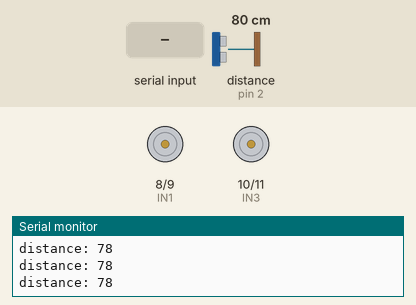
Recording of a sketch running on a simulated Arduino Uno, built with avr-gcc and run on an emulated ATmega328P. Parts: motor-driver pin pairs drawn as motors (green arrow = first pin HIGH = forward, orange = second pin HIGH = backward, longer = more drive, scaled by the enable pin), the last lines printed to the serial monitor. Wiring (inferred from the names in the program): ultrasonic range finder: trigger pin 3; echo pin 2. Inputs (shaded band) come from the test bench; at power-on: distance to the obstacle (sensor on pin 2) 80 cm. The echo pulse lasts 58.3 µs per cm.

Above: at 1.2 s.
1.3 s: "F" received over the second serial link
At 2.4 s:
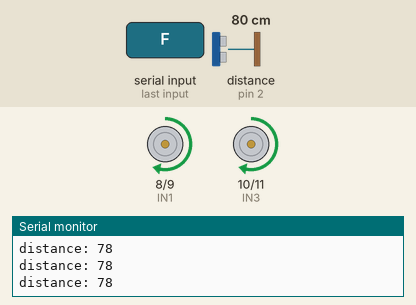
2.8 s: "B" received over the second serial link
At 3.7 s:
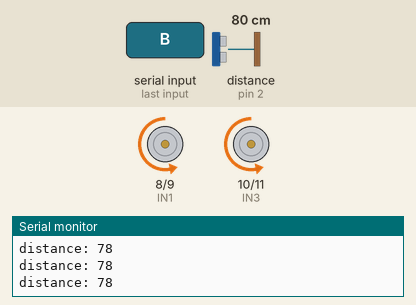
4.3 s: "L" received over the second serial link
At 5.0 s:
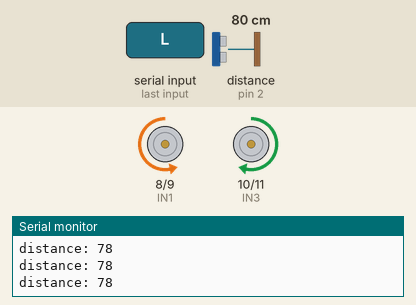
5.8 s: "R" received over the second serial link
At 6.3 s:
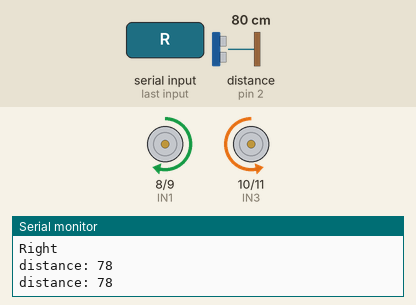
Timing chart, 0 to 8.3 s (numbered marks = the images above; inputs shaded):
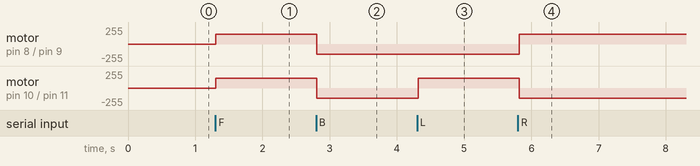

Measured:
- after the input at 1.3 s, motor on pin 8 (IN1) / pin 9 (IN2), motor on pin 10 (IN3) / pin 11 (IN4): stopped → forward 150/255 at once
- after the input at 2.8 s, motor on pin 8 (IN1) / pin 9 (IN2), motor on pin 10 (IN3) / pin 11 (IN4): forward 150/255 → backward 150/255 at once
- after the input at 4.3 s, motor on pin 10 (IN3) / pin 11 (IN4): backward 150/255 → forward 150/255 at once
- after the input at 5.8 s, motor on pin 8 (IN1) / pin 9 (IN2): backward 150/255 → forward 150/255 at once; motor on pin 10 (IN3) / pin 11 (IN4): forward 150/255 → backward 150/255 at once

The sketch:

Edge-assisted_Arduino.ino
```cpp
#include <SoftwareSerial.h>
// Motor pins
#define IN1 8
#define IN2 9
#define IN3 10
#define IN4 11
#define ENA 5
#define ENB 6
// Ultrasonic pins
#define TRIG 3
#define ECHO 2
// SoftwareSerial to ESP32
SoftwareSerial espSerial(4, 7); // RX, TX
long duration;
int distance;
void setup() {
  Serial.begin(9600);
  espSerial.begin(9600);
  // Motor pins
  pinMode(IN1, OUTPUT); pinMode(IN2, OUTPUT);
  pinMode(IN3, OUTPUT); pinMode(IN4, OUTPUT);
  pinMode(ENA, OUTPUT); pinMode(ENB, OUTPUT);
  // Ultrasonic pins
  pinMode(TRIG, OUTPUT);
  pinMode(ECHO, INPUT);
  // Stop motors at start
  stopMotors();
}
void loop() {
  // 1. Read distance
  distance = readUltrasonic();
  // Send distance to ESP32
  espSerial.print("DIST:");
  espSerial.println(distance);
  // 2. Read command from ESP32
  if (espSerial.available()) {
    char cmd = espSerial.read();
    handleCommand(cmd);
  }
  delay(200);
}
// --- Functions ---
int readUltrasonic() {
  digitalWrite(TRIG, LOW);
  delayMicroseconds(2);
  digitalWrite(TRIG, HIGH);
  delayMicroseconds(10);
  digitalWrite(TRIG, LOW);

  duration = pulseIn(ECHO, HIGH);
  int cm = duration * 0.034 / 2;
  Serial.print("distance: ");
  Serial.println(cm);
  return cm;
}
void handleCommand(char cmd) {
  switch (cmd) {
    case 'F': forward(); break;
    case 'B': backward(); break;
    case 'L': turnLeft(); break;
    case 'R': turnRight(); break;
    case 'S': stopMotors(); break;
  }
}
// Motor movements
void forward() {
  Serial.println("Forward");
  analogWrite(ENA, 150); analogWrite(ENB, 150);
  digitalWrite(IN1, HIGH); digitalWrite(IN2, LOW);
  digitalWrite(IN3, HIGH); digitalWrite(IN4, LOW);
}
void backward() {
  Serial.println("Backward");
  analogWrite(ENA, 150); analogWrite(ENB, 150);
  digitalWrite(IN1, LOW); digitalWrite(IN2, HIGH);
  digitalWrite(IN3, LOW); digitalWrite(IN4, HIGH);
}
void turnLeft() {
  Serial.println("Left");
  analogWrite(ENA, 150); analogWrite(ENB, 150);
  digitalWrite(IN1, LOW); digitalWrite(IN2, HIGH);
  digitalWrite(IN3, HIGH); digitalWrite(IN4, LOW);
}
void turnRight() {
  Serial.println("Right");
  analogWrite(ENA, 150); analogWrite(ENB, 150);
  digitalWrite(IN1, HIGH); digitalWrite(IN2, LOW);
  digitalWrite(IN3, LOW); digitalWrite(IN4, HIGH);
}
void stopMotors() {
  Serial.println("Stop");
  digitalWrite(IN1, LOW); digitalWrite(IN2, LOW);
  digitalWrite(IN3, LOW); digitalWrite(IN4, LOW);
  analogWrite(ENA, 0); analogWrite(ENB, 0);
}
```
